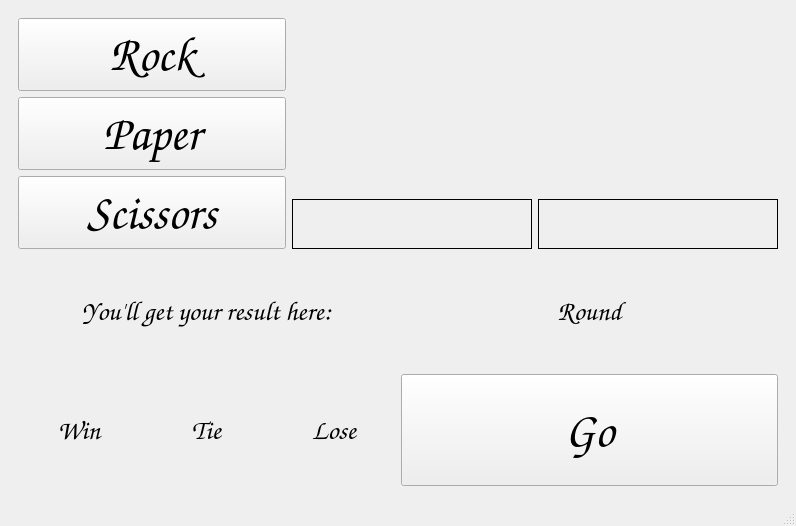
<?xml version="1.0" encoding="UTF-8"?>
<ui version="4.0">
 <class>MainWindow</class>
 <widget class="QMainWindow" name="MainWindow">
  <property name="geometry">
   <rect>
    <x>0</x>
    <y>0</y>
    <width>796</width>
    <height>526</height>
   </rect>
  </property>
  <property name="sizePolicy">
   <sizepolicy hsizetype="Fixed" vsizetype="Fixed">
    <horstretch>0</horstretch>
    <verstretch>0</verstretch>
   </sizepolicy>
  </property>
  <property name="windowTitle">
   <string>MainWindow</string>
  </property>
  <widget class="QWidget" name="centralwidget">
   <layout class="QHBoxLayout" name="horizontalLayout_4">
    <item>
     <widget class="QStackedWidget" name="stackedWidget">
      <property name="currentIndex">
       <number>0</number>
      </property>
      <widget class="QWidget" name="gamePage">
       <layout class="QVBoxLayout" name="verticalLayout_7">
        <item>
         <layout class="QVBoxLayout" name="verticalLayout_6">
          <item>
           <layout class="QHBoxLayout" name="horizontalLayout">
            <item>
             <layout class="QVBoxLayout" name="verticalLayout_2">
              <item>
               <widget class="QPushButton" name="rockButton">
                <property name="sizePolicy">
                 <sizepolicy hsizetype="Minimum" vsizetype="Expanding">
                  <horstretch>0</horstretch>
                  <verstretch>0</verstretch>
                 </sizepolicy>
                </property>
                <property name="font">
                 <font>
                  <family>Comic Sans MS</family>
                  <pointsize>36</pointsize>
                  <bold>true</bold>
                 </font>
                </property>
                <property name="text">
                 <string>Rock</string>
                </property>
               </widget>
              </item>
              <item>
               <widget class="QPushButton" name="paperButton">
                <property name="sizePolicy">
                 <sizepolicy hsizetype="Minimum" vsizetype="Expanding">
                  <horstretch>0</horstretch>
                  <verstretch>0</verstretch>
                 </sizepolicy>
                </property>
                <property name="font">
                 <font>
                  <family>Comic Sans MS</family>
                  <pointsize>36</pointsize>
                  <bold>true</bold>
                 </font>
                </property>
                <property name="text">
                 <string>Paper</string>
                </property>
               </widget>
              </item>
              <item>
               <widget class="QPushButton" name="scissorsButton">
                <property name="sizePolicy">
                 <sizepolicy hsizetype="Minimum" vsizetype="Expanding">
                  <horstretch>0</horstretch>
                  <verstretch>0</verstretch>
                 </sizepolicy>
                </property>
                <property name="font">
                 <font>
                  <family>Comic Sans MS</family>
                  <pointsize>36</pointsize>
                  <bold>true</bold>
                 </font>
                </property>
                <property name="text">
                 <string>Scissors</string>
                </property>
               </widget>
              </item>
             </layout>
            </item>
            <item>
             <layout class="QVBoxLayout" name="verticalLayout_3">
              <item>
               <widget class="QLabel" name="label_2">
                <property name="sizePolicy">
                 <sizepolicy hsizetype="Fixed" vsizetype="Fixed">
                  <horstretch>0</horstretch>
                  <verstretch>0</verstretch>
                 </sizepolicy>
                </property>
                <property name="maximumSize">
                 <size>
                  <width>260</width>
                  <height>240</height>
                 </size>
                </property>
                <property name="text">
                 <string/>
                </property>
                <property name="pixmap">
                 <pixmap resource="resource.qrc">:/icon/coward.jpg</pixmap>
                </property>
                <property name="scaledContents">
                 <bool>true</bool>
                </property>
                <property name="alignment">
                 <set>Qt::AlignCenter</set>
                </property>
                <property name="wordWrap">
                 <bool>false</bool>
                </property>
               </widget>
              </item>
              <item>
               <widget class="QLabel" name="player1Label">
                <property name="sizePolicy">
                 <sizepolicy hsizetype="Fixed" vsizetype="Fixed">
                  <horstretch>0</horstretch>
                  <verstretch>0</verstretch>
                 </sizepolicy>
                </property>
                <property name="minimumSize">
                 <size>
                  <width>240</width>
                  <height>50</height>
                 </size>
                </property>
                <property name="maximumSize">
                 <size>
                  <width>240</width>
                  <height>50</height>
                 </size>
                </property>
                <property name="font">
                 <font>
                  <family>Comic Sans MS</family>
                  <pointsize>20</pointsize>
                  <bold>true</bold>
                 </font>
                </property>
                <property name="frameShape">
                 <enum>QFrame::Box</enum>
                </property>
                <property name="text">
                 <string/>
                </property>
                <property name="alignment">
                 <set>Qt::AlignCenter</set>
                </property>
               </widget>
              </item>
             </layout>
            </item>
            <item>
             <layout class="QVBoxLayout" name="verticalLayout_4">
              <item>
               <widget class="QLabel" name="label_3">
                <property name="sizePolicy">
                 <sizepolicy hsizetype="Fixed" vsizetype="Fixed">
                  <horstretch>0</horstretch>
                  <verstretch>0</verstretch>
                 </sizepolicy>
                </property>
                <property name="maximumSize">
                 <size>
                  <width>260</width>
                  <height>240</height>
                 </size>
                </property>
                <property name="text">
                 <string/>
                </property>
                <property name="pixmap">
                 <pixmap resource="resource.qrc">:/icon/computer.png</pixmap>
                </property>
               </widget>
              </item>
              <item>
               <widget class="QLabel" name="player2Label">
                <property name="sizePolicy">
                 <sizepolicy hsizetype="Fixed" vsizetype="Fixed">
                  <horstretch>0</horstretch>
                  <verstretch>0</verstretch>
                 </sizepolicy>
                </property>
                <property name="minimumSize">
                 <size>
                  <width>240</width>
                  <height>50</height>
                 </size>
                </property>
                <property name="maximumSize">
                 <size>
                  <width>240</width>
                  <height>50</height>
                 </size>
                </property>
                <property name="font">
                 <font>
                  <family>Comic Sans MS</family>
                  <pointsize>20</pointsize>
                  <bold>true</bold>
                 </font>
                </property>
                <property name="frameShape">
                 <enum>QFrame::Box</enum>
                </property>
                <property name="text">
                 <string/>
                </property>
                <property name="alignment">
                 <set>Qt::AlignCenter</set>
                </property>
               </widget>
              </item>
             </layout>
            </item>
           </layout>
          </item>
          <item>
           <layout class="QHBoxLayout" name="horizontalLayout_3">
            <item>
             <layout class="QVBoxLayout" name="verticalLayout">
              <item>
               <widget class="QLabel" name="resultLabel">
                <property name="sizePolicy">
                 <sizepolicy hsizetype="Preferred" vsizetype="Expanding">
                  <horstretch>0</horstretch>
                  <verstretch>0</verstretch>
                 </sizepolicy>
                </property>
                <property name="font">
                 <font>
                  <family>Comic Sans MS</family>
                  <pointsize>20</pointsize>
                  <bold>true</bold>
                 </font>
                </property>
                <property name="text">
                 <string>You'll get your result here:</string>
                </property>
                <property name="alignment">
                 <set>Qt::AlignCenter</set>
                </property>
               </widget>
              </item>
              <item>
               <layout class="QHBoxLayout" name="horizontalLayout_2">
                <item>
                 <widget class="QLabel" name="winLabel">
                  <property name="sizePolicy">
                   <sizepolicy hsizetype="Preferred" vsizetype="Expanding">
                    <horstretch>0</horstretch>
                    <verstretch>0</verstretch>
                   </sizepolicy>
                  </property>
                  <property name="font">
                   <font>
                    <family>Comic Sans MS</family>
                    <pointsize>20</pointsize>
                    <bold>true</bold>
                   </font>
                  </property>
                  <property name="text">
                   <string>Win</string>
                  </property>
                  <property name="alignment">
                   <set>Qt::AlignCenter</set>
                  </property>
                 </widget>
                </item>
                <item>
                 <widget class="QLabel" name="tieLabel">
                  <property name="sizePolicy">
                   <sizepolicy hsizetype="Preferred" vsizetype="Expanding">
                    <horstretch>0</horstretch>
                    <verstretch>0</verstretch>
                   </sizepolicy>
                  </property>
                  <property name="font">
                   <font>
                    <family>Comic Sans MS</family>
                    <pointsize>20</pointsize>
                    <bold>true</bold>
                   </font>
                  </property>
                  <property name="text">
                   <string>Tie</string>
                  </property>
                  <property name="alignment">
                   <set>Qt::AlignCenter</set>
                  </property>
                 </widget>
                </item>
                <item>
                 <widget class="QLabel" name="loseLabel">
                  <property name="sizePolicy">
                   <sizepolicy hsizetype="Preferred" vsizetype="Expanding">
                    <horstretch>0</horstretch>
                    <verstretch>0</verstretch>
                   </sizepolicy>
                  </property>
                  <property name="font">
                   <font>
                    <family>Comic Sans MS</family>
                    <pointsize>20</pointsize>
                    <bold>true</bold>
                   </font>
                  </property>
                  <property name="text">
                   <string>Lose</string>
                  </property>
                  <property name="alignment">
                   <set>Qt::AlignCenter</set>
                  </property>
                 </widget>
                </item>
               </layout>
              </item>
             </layout>
            </item>
            <item>
             <layout class="QVBoxLayout" name="verticalLayout_5">
              <item>
               <widget class="QLabel" name="roundLabel">
                <property name="sizePolicy">
                 <sizepolicy hsizetype="Preferred" vsizetype="Expanding">
                  <horstretch>0</horstretch>
                  <verstretch>0</verstretch>
                 </sizepolicy>
                </property>
                <property name="font">
                 <font>
                  <family>Comic Sans MS</family>
                  <pointsize>20</pointsize>
                  <bold>true</bold>
                 </font>
                </property>
                <property name="text">
                 <string>Round</string>
                </property>
                <property name="alignment">
                 <set>Qt::AlignCenter</set>
                </property>
               </widget>
              </item>
              <item>
               <widget class="QPushButton" name="goButton">
                <property name="sizePolicy">
                 <sizepolicy hsizetype="Minimum" vsizetype="Expanding">
                  <horstretch>0</horstretch>
                  <verstretch>0</verstretch>
                 </sizepolicy>
                </property>
                <property name="font">
                 <font>
                  <family>Comic Sans MS</family>
                  <pointsize>36</pointsize>
                  <bold>true</bold>
                 </font>
                </property>
                <property name="text">
                 <string>Go</string>
                </property>
               </widget>
              </item>
             </layout>
            </item>
           </layout>
          </item>
         </layout>
        </item>
       </layout>
      </widget>
      <widget class="QWidget" name="introPage">
       <widget class="QPushButton" name="goToGameButton">
        <property name="geometry">
         <rect>
          <x>10</x>
          <y>40</y>
          <width>80</width>
          <height>24</height>
         </rect>
        </property>
        <property name="text">
         <string>Go to game</string>
        </property>
       </widget>
       <widget class="QPushButton" name="getDataButton">
        <property name="geometry">
         <rect>
          <x>10</x>
          <y>10</y>
          <width>80</width>
          <height>24</height>
         </rect>
        </property>
        <property name="text">
         <string>Get data</string>
        </property>
       </widget>
      </widget>
     </widget>
    </item>
   </layout>
  </widget>
  <widget class="QMenuBar" name="menubar">
   <property name="geometry">
    <rect>
     <x>0</x>
     <y>0</y>
     <width>796</width>
     <height>21</height>
    </rect>
   </property>
  </widget>
  <widget class="QStatusBar" name="statusbar"/>
 </widget>
 <resources>
  <include location="resource.qrc"/>
 </resources>
 <connections/>
</ui>
